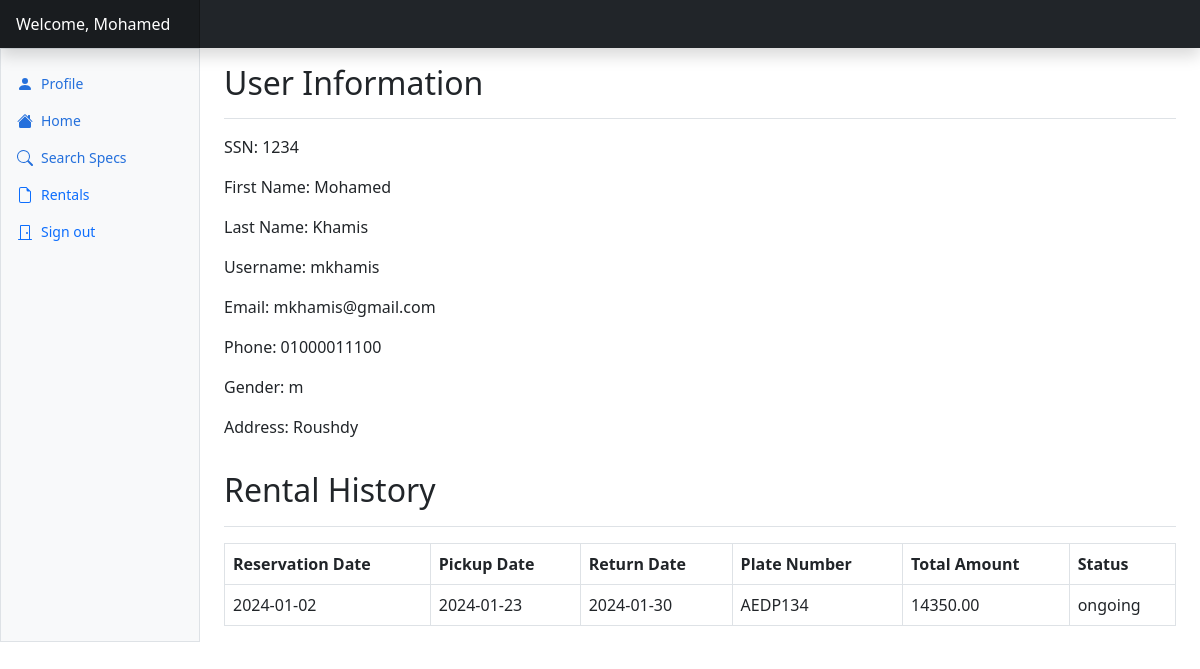
/Code/userProfile.php (signed in), run on the app's committed database.
### tables this page shows
CREATE TABLE `rental` (
  `user_ssn` int(11) NOT NULL,
  `plate_no` varchar(8) NOT NULL,
  `reservation_date` date NOT NULL,
  `pick_up_date` date DEFAULT NULL,
  `return_date` date DEFAULT NULL,
  `card_no` varchar(30) DEFAULT NULL,
  `total_amount` decimal(10,2) DEFAULT NULL,
  `status` varchar(255) DEFAULT NULL
);

### Code/userProfile.php (the view, shortened to what this page needs)
<?php
    require_once("userClass.php");
    if (empty($_SESSION["user"])) {
        header("location:index.php?msg=Invalid session");
        exit;
    } else {
        $user = unserialize($_SESSION["user"]);
        $ssn = $user->ssn;
    }
    $rentalRecords = [];
    $cn = mysqli_connect(DB_HOST, DB_USER, DB_PASSWORD, DB_NAME);
    $stmt = mysqli_prepare($cn, "SELECT * FROM rental WHERE user_ssn = ?");
    mysqli_stmt_bind_param($stmt, 's', $ssn);
    mysqli_stmt_execute($stmt);
    $result = mysqli_stmt_get_result($stmt);
    if ($result) {
        $rentalRecords = mysqli_fetch_all($result, MYSQLI_ASSOC);
    } else {
        die('SQL Error: ' . mysqli_error($cn));
    }
?>
<!doctype html>
<html lang="en">
<head>
    <link href="css/bootstrap.min.css" rel="stylesheet">
    <link rel="stylesheet" href="https://cdn.jsdelivr.net/npm/@docsearch/css@3">
    <link href="../assets/dist/css/bootstrap.min.css" rel="stylesheet">
    <link href="https://cdn.jsdelivr.net/npm/bootstrap-icons@1.10.5/font/bootstrap-icons.min.css" rel="stylesheet">
    <link href="css/dashboard.css" rel="stylesheet">
</head>
<body>
    <header class="navbar sticky-top bg-dark flex-md-nowrap p-0 shadow" data-bs-theme="dark">
        <a class="navbar-brand col-md-3 col-lg-2 me-0 px-3 fs-6 text-white" href="#"><?php echo "Welcome, " . $user->firstName;  ?> </a>
    </header>
    <div class="container-fluid">
        <div class="row">
            <div class="sidebar border border-right col-md-3 col-lg-2 p-0 bg-body-tertiary">
                <div class="offcanvas-md offcanvas-end bg-body-tertiary" tabindex="-1" id="sidebarMenu" aria-labelledby="sidebarMenuLabel">
                    <div class="offcanvas-body d-md-flex flex-column p-0 pt-lg-3 overflow-y-auto">
                        <ul class="nav flex-column">
                            <li class="nav-item">
                                <a class="nav-link d-flex align-items-center gap-2 active" aria-current="page" href="userProfile.php">
                                    <svg class="bi">
                                        <use xlink:href="#person-fill" />
                                    </svg>
                                    Profile
                                </a>
                            </li>
                            <li class="nav-item">
                                <a class="nav-link d-flex align-items-center gap-2 active" aria-current="page" href="userAccount.php">
                                    <svg class="bi">
                                        <use xlink:href="#house-fill" />
                                    </svg>
                                    Home
                                </a>
                            </li>
                            <li class="nav-item">
                                <a class="nav-link d-flex align-items-center gap-2 active" aria-current="page" href="userFilter.php">
                                    <svg class="bi">
                                        <use xlink:href="#search" />
                                    </svg>
                                    Search Specs
                                </a>
                            </li>
                            <li class="nav-item">
                                <a class="nav-link d-flex align-items-center gap-2" href="rentals.php">
                                    <svg class="bi">
                                        <use xlink:href="#file-earmark" />
                                    </svg>
                                    Rentals
                                </a>
                            </li>
                            <li class="nav-item">
                                <a class="nav-link d-flex align-items-center gap-2" href="signOut.php">
                                    <svg class="bi">
                                        <use xlink:href="#door-closed" />
                                    </svg>
                                    Sign out
                                </a>
                            </li>
                        </ul>
                    </div>
                </div>
            </div>
            <main class="col-md-9 ms-sm-auto col-lg-10 px-md-4">
                <div class="d-flex justify-content-between flex-wrap flex-md-nowrap align-items-center pt-3 pb-2 mb-3 border-bottom">
                    <h1 class="h2">User Information</h1>
                </div>
                <div class="user-info">
                    <p>SSN: <?php echo htmlspecialchars($user->ssn); ?></p>
                    <p>First Name: <?php echo htmlspecialchars($user->firstName); ?></p>
                    <p>Last Name: <?php echo htmlspecialchars($user->secondName); ?></p>
                    <p>Username: <?php echo htmlspecialchars($user->userName); ?></p>
                    <p>Email: <?php echo htmlspecialchars($user->email); ?></p>
                    <p>Phone: <?php echo htmlspecialchars($user->phone); ?></p>
                    <p>Gender: <?php echo htmlspecialchars($user->gender); ?></p>
                    <p>Address: <?php echo htmlspecialchars($user->address); ?></p>
                </div>
                <div class="d-flex justify-content-between flex-wrap flex-md-nowrap align-items-center pt-3 pb-2 mb-3 border-bottom">
                    <h1 class="h2">Rental History</h1>
                </div>
                <table class="table table-bordered">
                    <thead>
                        <tr>
                            <th>Reservation Date</th>
                            <th>Pickup Date</th>
                            <th>Return Date</th>
                            <th>Plate Number</th>
                            <th>Total Amount</th>
                            <th>Status</th>
                        </tr>
                    </thead>
                    <tbody>
                        <?php foreach ($rentalRecords as $record) { ?>
                            <tr>
                                <td><?php echo htmlspecialchars($record['reservation_date']); ?></td>
                                <td><?php echo htmlspecialchars($record['pick_up_date']); ?></td>
                                <td><?php echo htmlspecialchars($record['return_date']); ?></td>
                                <td><?php echo htmlspecialchars($record['plate_no']); ?></td>
                                <td><?php echo htmlspecialchars($record['total_amount']); ?></td>
                                <td><?php echo htmlspecialchars($record['status']); ?></td>
                            </tr>
                        <?php } ?>
                    </tbody>
                </table>
        </div>
    </div>
</body>
</html>

### Code/css/dashboard.css (style rules this page uses)
.bi { display: inline-block; width: 1rem; height: 1rem; }
.sidebar .nav-link { font-size: .875rem; font-weight: 500; }
.sidebar .nav-link.active { color: #2470dc; }
.navbar-brand { padding-top: .75rem; padding-bottom: .75rem; background-color: rgba(0, 0, 0, .25); box-shadow: inset -1px 0 0 rgba(0, 0, 0, .25); }

### Code/userProfile.php (style rules this page uses)
.bi { vertical-align: -.125em; fill: currentColor; }

### data on the page
rental: reservation_date "2024-01-02", pick_up_date "2024-01-23", return_date "2024-01-30", plate_no "AEDP134", total_amount "14350.00", status "ongoing"

### other printed values
$user->firstName "Mohamed"
$user->ssn "1234"
$user->secondName "Khamis"
$user->userName "mkhamis"
$user->email "mkhamis@gmail.com"
$user->phone "01000011100"
$user->gender "m"
$user->address "Roushdy"
